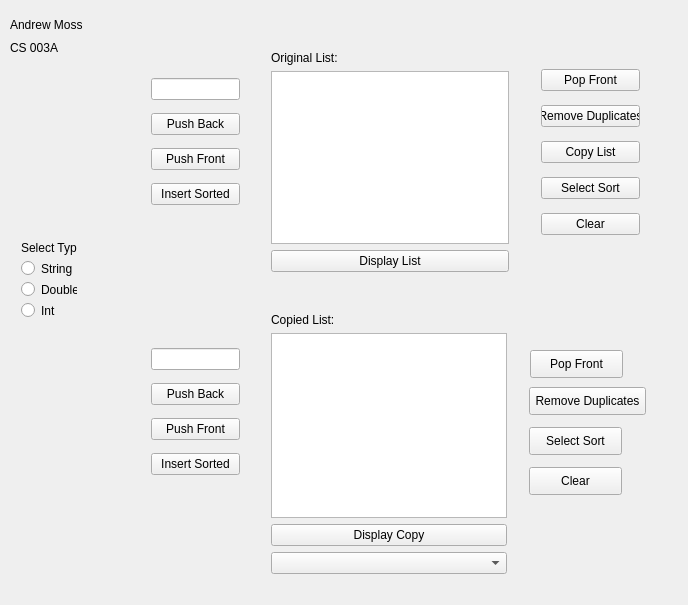
<?xml version="1.0" encoding="UTF-8"?>
<ui version="4.0">
 <class>GUILinkedList</class>
 <widget class="QMainWindow" name="GUILinkedList">
  <property name="geometry">
   <rect>
    <x>0</x>
    <y>0</y>
    <width>688</width>
    <height>605</height>
   </rect>
  </property>
  <property name="windowTitle">
   <string>GUILinkedList</string>
  </property>
  <widget class="QWidget" name="centralWidget">
   <widget class="QWidget" name="layoutWidget">
    <property name="geometry">
     <rect>
      <x>10</x>
      <y>230</y>
      <width>78</width>
      <height>99</height>
     </rect>
    </property>
    <layout class="QVBoxLayout" name="verticalLayout">
     <item>
      <widget class="QLabel" name="label">
       <property name="text">
        <string>Select Type: </string>
       </property>
      </widget>
     </item>
     <item>
      <widget class="QRadioButton" name="StringList">
       <property name="text">
        <string>String</string>
       </property>
      </widget>
     </item>
     <item>
      <widget class="QRadioButton" name="DoubleList">
       <property name="text">
        <string>Double</string>
       </property>
      </widget>
     </item>
     <item>
      <widget class="QRadioButton" name="IntList">
       <property name="text">
        <string>Int</string>
       </property>
      </widget>
     </item>
    </layout>
   </widget>
   <widget class="QWidget" name="layoutWidget">
    <property name="geometry">
     <rect>
      <x>530</x>
      <y>50</y>
      <width>121</width>
      <height>205</height>
     </rect>
    </property>
    <layout class="QVBoxLayout" name="verticalLayout_3">
     <item>
      <widget class="QPushButton" name="pop_frontButton">
       <property name="text">
        <string>Pop Front</string>
       </property>
      </widget>
     </item>
     <item>
      <widget class="QPushButton" name="remove_dupeButton">
       <property name="text">
        <string>Remove Duplicates</string>
       </property>
      </widget>
     </item>
     <item>
      <widget class="QPushButton" name="copyListButton">
       <property name="text">
        <string>Copy List</string>
       </property>
      </widget>
     </item>
     <item>
      <widget class="QPushButton" name="selectSortButton">
       <property name="text">
        <string>Select Sort</string>
       </property>
      </widget>
     </item>
     <item>
      <widget class="QPushButton" name="clearList">
       <property name="text">
        <string>Clear</string>
       </property>
      </widget>
     </item>
    </layout>
   </widget>
   <widget class="QWidget" name="layoutWidget">
    <property name="geometry">
     <rect>
      <x>140</x>
      <y>60</y>
      <width>111</width>
      <height>164</height>
     </rect>
    </property>
    <layout class="QVBoxLayout" name="verticalLayout_2">
     <item>
      <widget class="QLineEdit" name="textLine"/>
     </item>
     <item>
      <widget class="QPushButton" name="push_backButton">
       <property name="text">
        <string>Push Back</string>
       </property>
      </widget>
     </item>
     <item>
      <widget class="QPushButton" name="push_frontButton">
       <property name="text">
        <string>Push Front</string>
       </property>
      </widget>
     </item>
     <item>
      <widget class="QPushButton" name="insert_sortedButton">
       <property name="text">
        <string>Insert Sorted</string>
       </property>
      </widget>
     </item>
    </layout>
   </widget>
   <widget class="QLabel" name="label_4">
    <property name="geometry">
     <rect>
      <x>10</x>
      <y>17</y>
      <width>141</width>
      <height>16</height>
     </rect>
    </property>
    <property name="text">
     <string>Andrew Moss</string>
    </property>
   </widget>
   <widget class="QLabel" name="label_5">
    <property name="geometry">
     <rect>
      <x>10</x>
      <y>40</y>
      <width>111</width>
      <height>16</height>
     </rect>
    </property>
    <property name="text">
     <string>CS 003A</string>
    </property>
   </widget>
   <widget class="QWidget" name="layoutWidget_4">
    <property name="geometry">
     <rect>
      <x>140</x>
      <y>330</y>
      <width>111</width>
      <height>164</height>
     </rect>
    </property>
    <layout class="QVBoxLayout" name="verticalLayout_9">
     <item>
      <widget class="QLineEdit" name="textLine_2"/>
     </item>
     <item>
      <widget class="QPushButton" name="push_backButton_2">
       <property name="text">
        <string>Push Back</string>
       </property>
      </widget>
     </item>
     <item>
      <widget class="QPushButton" name="push_frontButton_2">
       <property name="text">
        <string>Push Front</string>
       </property>
      </widget>
     </item>
     <item>
      <widget class="QPushButton" name="insert_sortedButton_2">
       <property name="text">
        <string>Insert Sorted</string>
       </property>
      </widget>
     </item>
    </layout>
   </widget>
   <widget class="QWidget" name="">
    <property name="geometry">
     <rect>
      <x>260</x>
      <y>40</y>
      <width>260</width>
      <height>243</height>
     </rect>
    </property>
    <layout class="QVBoxLayout" name="verticalLayout_8">
     <item>
      <widget class="QLabel" name="label_2">
       <property name="text">
        <string>Original List:</string>
       </property>
      </widget>
     </item>
     <item>
      <widget class="QTextEdit" name="textEdit"/>
     </item>
     <item>
      <layout class="QVBoxLayout" name="verticalLayout_4">
       <item>
        <widget class="QPushButton" name="displayButton">
         <property name="text">
          <string>Display List</string>
         </property>
        </widget>
       </item>
      </layout>
     </item>
    </layout>
   </widget>
   <widget class="QPushButton" name="remove_dupeButton_2">
    <property name="geometry">
     <rect>
      <x>529</x>
      <y>387</y>
      <width>117</width>
      <height>28</height>
     </rect>
    </property>
    <property name="text">
     <string>Remove Duplicates</string>
    </property>
   </widget>
   <widget class="QPushButton" name="pop_frontButton_2">
    <property name="geometry">
     <rect>
      <x>530</x>
      <y>350</y>
      <width>93</width>
      <height>28</height>
     </rect>
    </property>
    <property name="text">
     <string>Pop Front</string>
    </property>
   </widget>
   <widget class="QPushButton" name="selectSortButton_2">
    <property name="geometry">
     <rect>
      <x>529</x>
      <y>427</y>
      <width>93</width>
      <height>28</height>
     </rect>
    </property>
    <property name="text">
     <string>Select Sort</string>
    </property>
   </widget>
   <widget class="QPushButton" name="clearList_2">
    <property name="geometry">
     <rect>
      <x>529</x>
      <y>467</y>
      <width>93</width>
      <height>28</height>
     </rect>
    </property>
    <property name="text">
     <string>Clear</string>
    </property>
   </widget>
   <widget class="QWidget" name="">
    <property name="geometry">
     <rect>
      <x>260</x>
      <y>302</y>
      <width>258</width>
      <height>283</height>
     </rect>
    </property>
    <layout class="QVBoxLayout" name="verticalLayout_6">
     <item>
      <widget class="QLabel" name="label_3">
       <property name="text">
        <string>Copied List:</string>
       </property>
      </widget>
     </item>
     <item>
      <widget class="QTextEdit" name="textEdit_2"/>
     </item>
     <item>
      <layout class="QVBoxLayout" name="verticalLayout_5">
       <item>
        <widget class="QPushButton" name="displayCopy_2">
         <property name="text">
          <string>Display Copy</string>
         </property>
        </widget>
       </item>
       <item>
        <widget class="QComboBox" name="comboBox"/>
       </item>
      </layout>
     </item>
    </layout>
   </widget>
   <zorder>layoutWidget</zorder>
   <zorder>layoutWidget</zorder>
   <zorder>layoutWidget</zorder>
   <zorder>layoutWidget</zorder>
   <zorder>layoutWidget_2</zorder>
   <zorder>layoutWidget_3</zorder>
   <zorder>label_2</zorder>
   <zorder>label_3</zorder>
   <zorder>label_4</zorder>
   <zorder>label_5</zorder>
   <zorder>layoutWidget_4</zorder>
   <zorder>displayButton</zorder>
   <zorder>comboBox</zorder>
  </widget>
 </widget>
 <layoutdefault spacing="6" margin="11"/>
 <tabstops>
  <tabstop>push_backButton</tabstop>
  <tabstop>insert_sortedButton</tabstop>
 </tabstops>
 <resources/>
 <connections/>
</ui>
